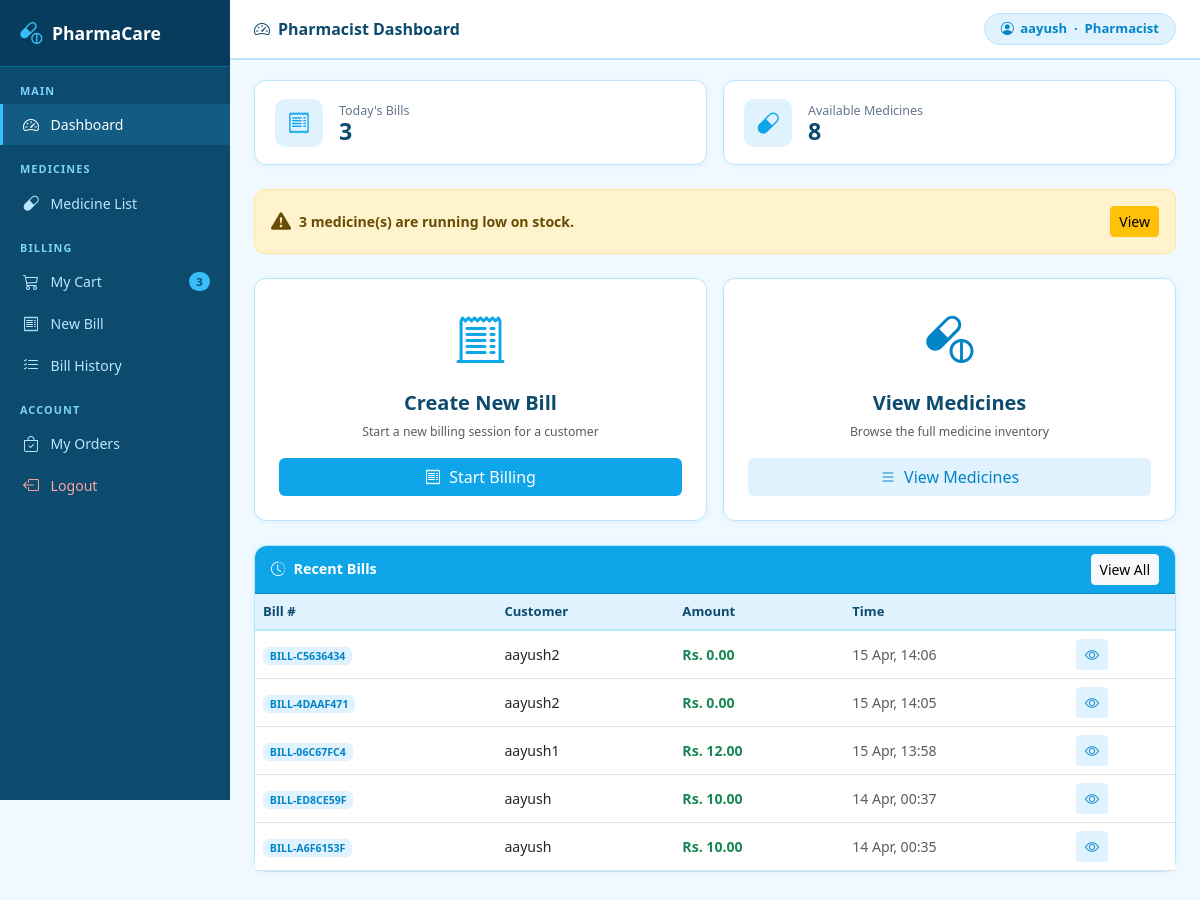
The app's page /dashboard/ (signed in) with its own data.
### pharmacy/models.py (models this page shows, shortened)
class User(AbstractUser):
    ROLE_CHOICES = [('admin','Admin'),('pharmacist','Pharmacist')]
    role = models.CharField(max_length=20, choices=ROLE_CHOICES, default='pharmacist')
    class Meta:
        app_label = 'pharmacy'

class Bill(models.Model):
    STATUS = [('pending','Pending'),('completed','Completed'),('cancelled','Cancelled')]
    bill_number    = models.CharField(max_length=20, unique=True)
    pharmacist     = models.ForeignKey(User, on_delete=models.SET_NULL, null=True)
    customer_name  = models.CharField(max_length=200, blank=True, default='Walk-in Customer')
    customer_phone = models.CharField(max_length=15, blank=True)
    total_amount   = models.DecimalField(max_digits=12, decimal_places=2, default=0)
    status         = models.CharField(max_length=20, choices=STATUS, default='completed')
    created_at     = models.DateTimeField(auto_now_add=True)
    notes          = models.TextField(blank=True)
    class Meta:
        app_label = 'pharmacy'

### pharmacy/views.py (the view)
# urls.py: path('dashboard/',views.dashboard,name='dashboard'),
@login_required
def dashboard(request):
    today             = date.today()
    total_medicines   = Medicine.objects.count()
    low_stock_meds    = Medicine.objects.filter(stock_quantity__lte=10)
    expired_count     = Medicine.objects.filter(expiry_date__lt=today).count()
    todays_bills      = Bill.objects.filter(created_at__date=today)
    todays_revenue    = todays_bills.aggregate(t=Sum('total_amount'))['t'] or 0
    todays_bill_count = todays_bills.count()
    total_revenue     = Bill.objects.aggregate(t=Sum('total_amount'))['t'] or 0
    recent_bills      = Bill.objects.order_by('-created_at')[:5]
    ctx = dict(
        total_medicines    = total_medicines,
        low_stock_count    = low_stock_meds.count(),
        low_stock_medicines= low_stock_meds[:5],
        expired_medicines  = expired_count,
        todays_revenue     = todays_revenue,
        todays_bill_count  = todays_bill_count,
        total_revenue      = total_revenue,
        recent_bills       = recent_bills,
    )
    if request.user.role == 'admin':
        ctx['total_users'] = User.objects.count()
        return render(request, 'pharmacy/dashboard_admin.html', ctx)
    return render(request, 'pharmacy/dashboard_pharmacist.html', ctx)

### templates/pharmacy/dashboard_pharmacist.html (shortened to what this page needs)
{% extends 'pharmacy/base.html' %}
{% block page_title %}<i class="bi bi-speedometer2 me-2"></i>Pharmacist Dashboard{% endblock %}
{% block content %}
<div class="row g-3 mb-4">
    <div class="col-sm-6">
        <div class="stat-card">
            <div class="stat-icon" style="background:#e0f2fe;">
                <i class="bi bi-receipt" style="color:#0ea5e9;"></i>
            </div>
            <div>
                <div class="stat-label">Today's Bills</div>
                <div class="stat-value">{{ todays_bill_count }}</div>
            </div>
        </div>
    </div>
    <div class="col-sm-6">
        <div class="stat-card">
            <div class="stat-icon" style="background:#e0f2fe;">
                <i class="bi bi-capsule" style="color:#0ea5e9;"></i>
            </div>
            <div>
                <div class="stat-label">Available Medicines</div>
                <div class="stat-value">{{ total_medicines }}</div>
            </div>
        </div>
    </div>
</div>
{% if low_stock_count > 0 %}
<div class="alert alert-warning d-flex align-items-center gap-2 mb-4">
    <i class="bi bi-exclamation-triangle-fill fs-5"></i>
    <strong>{{ low_stock_count }} medicine(s) are running low on stock.</strong>
    <a href="{% url 'medicine_list' %}" class="btn btn-sm btn-warning ms-auto">View</a>
</div>
{% endif %}
<div class="row g-3 mb-4">
    <div class="col-md-6">
        <div class="card text-center p-4 h-100">
            <i class="bi bi-receipt-cutoff mb-3"
               style="font-size:3rem; color:#0ea5e9;"></i>
            <h5 class="fw-bold" style="color:#0c4a6e;">Create New Bill</h5>
            <p class="text-muted small">Start a new billing session for a customer</p>
            <a href="{% url 'create_bill' %}"
               class="btn mt-auto text-white"
               style="background:#0ea5e9;">
                <i class="bi bi-receipt me-1"></i> Start Billing
            </a>
        </div>
    </div>
    <div class="col-md-6">
        <div class="card text-center p-4 h-100">
            <i class="bi bi-capsule-pill mb-3"
               style="font-size:3rem; color:#0284c7;"></i>
            <h5 class="fw-bold" style="color:#0c4a6e;">View Medicines</h5>
            <p class="text-muted small">Browse the full medicine inventory</p>
            <a href="{% url 'medicine_list' %}"
               class="btn mt-auto"
               style="background:#e0f2fe; color:#0284c7;">
                <i class="bi bi-list me-1"></i> View Medicines
            </a>
        </div>
    </div>
</div>
<div class="card">
    <div class="card-header d-flex align-items-center justify-content-between"
         style="background:#0ea5e9; color:#fff;">
        <span><i class="bi bi-clock-history me-2"></i>Recent Bills</span>
        <a href="{% url 'bill_list' %}" class="btn btn-sm btn-light">View All</a>
    </div>
    <div class="card-body p-0">
        {% if recent_bills %}
        <div class="table-responsive">
            <table class="table table-hover mb-0">
                <thead>
                    <tr>
                        <th>Bill #</th>
                        <th>Customer</th>
                        <th>Amount</th>
                        <th>Time</th>
                        <th></th>
                    </tr>
                </thead>
                <tbody>
                    {% for bill in recent_bills %}
                    <tr>
                        <td>
                            <span class="badge"
                                  style="background:#e0f2fe; color:#0284c7;">
                                {{ bill.bill_number }}
                            </span>
                        </td>
                        <td>{{ bill.customer_name }}</td>
                        <td class="fw-semibold text-success">Rs. {{ bill.total_amount }}</td>
                        <td class="text-muted small">
                            {{ bill.created_at|date:"d M, H:i" }}
                        </td>
                        <td>
                            <a href="{% url 'bill_invoice' bill.pk %}"
                               class="btn btn-sm"
                               style="background:#e0f2fe; color:#0284c7;">
                                <i class="bi bi-eye"></i>
                            </a>
                        </td>
                    </tr>
                    {% endfor %}
                </tbody>
            </table>
        </div>
        {% else %}
        <div class="text-center py-4 text-muted small">
            <i class="bi bi-inbox d-block fs-3 mb-1"></i>No bills yet today.
        </div>
        {% endif %}
    </div>
</div>
{% endblock %}

### templates/pharmacy/base.html (shortened to what this page needs)
<!DOCTYPE html>
<html lang="en">
<head>
    <link href="https://cdn.jsdelivr.net/npm/bootstrap@5.3.0/dist/css/bootstrap.min.css" rel="stylesheet">
    <link href="https://cdn.jsdelivr.net/npm/bootstrap-icons@1.11.0/font/bootstrap-icons.css" rel="stylesheet">
</head>
<body>
{% if user.is_authenticated %}
<div class="sidebar">
    <div class="sidebar-brand">
        <i class="bi bi-capsule-pill"></i>
        PharmaCare
    </div>
    <div class="nav-section">Main</div>
    <a href="{% url 'dashboard' %}"
       class="nav-link {% if request.resolver_match.url_name == 'dashboard' %}active{% endif %}">
        <i class="bi bi-speedometer2"></i> Dashboard
    </a>
    <div class="nav-section">Medicines</div>
    <a href="{% url 'medicine_list' %}"
       class="nav-link {% if 'medicine' in request.resolver_match.url_name %}active{% endif %}">
        <i class="bi bi-capsule"></i> Medicine List
    </a>
    <div class="nav-section">Billing</div>
    <a href="{% url 'cart' %}"
       class="nav-link {% if request.resolver_match.url_name == 'cart' %}active{% endif %}">
        <i class="bi bi-cart3"></i> My Cart
        {% with count=request.user.cartitem_set.count %}
        {% if count > 0 %}
        <span class="badge rounded-pill ms-auto"
              style="background:#38bdf8; color:#0c4a6e; font-size:0.7rem;">
            {{ count }}
        </span>
        {% endif %}
        {% endwith %}
    </a>
    <a href="{% url 'create_bill' %}"
       class="nav-link {% if request.resolver_match.url_name == 'create_bill' %}active{% endif %}">
        <i class="bi bi-receipt"></i> New Bill
    </a>
    <a href="{% url 'bill_list' %}"
       class="nav-link {% if request.resolver_match.url_name == 'bill_list' %}active{% endif %}">
        <i class="bi bi-list-check"></i> Bill History
    </a>
    <div class="nav-section">Account</div>
<a href="{% url 'my_orders' %}"
   class="nav-link {% if request.resolver_match.url_name == 'my_orders' %}active{% endif %}">
    <i class="bi bi-bag-check"></i> My Orders
</a>
<a href="{% url 'logout' %}" class="nav-link" style="color:#fca5a5;">
    <i class="bi bi-box-arrow-left"></i> Logout
</a>
</div>
<div class="topbar">
    <span class="topbar-title">
        {% block page_title %}Dashboard{% endblock %}
    </span>
    <div class="user-pill">
        <i class="bi bi-person-circle"></i>
        {{ user.username }} &nbsp;·&nbsp; {{ user.role|title }}
    </div>
</div>
<div class="main">
    {% block content %}{% endblock %}
</div>
{% else %}
    {% block auth_content %}{% endblock %}
{% endif %}
</body>
</html>

### templates/pharmacy/base.html (style rules this page uses)
:root { --sky: #0ea5e9; --sky-dark: #0284c7; --sky-light: #e0f2fe; --sky-mid: #bae6fd; --sidebar-w: 230px; --topbar-h: 60px; }
* { box-sizing: border-box; }
body { background: #f0f9ff; font-family: 'Segoe UI', sans-serif; font-size: 14px; }
.sidebar { position: fixed; top: 0; left: 0; width: var(--sidebar-w); height: 100vh; background: #0c4a6e; overflow-y: auto; z-index: 200; }
.sidebar-brand { background: #083c5c; padding: 1rem 1.25rem; display: flex; align-items: center; gap: 0.6rem; color: #fff; font-size: 1.1rem; font-weight: 700; border-bottom: 1px solid #0369a1; }
.sidebar-brand i { color: #38bdf8; font-size: 1.4rem; }
.nav-section { color: #7dd3fc; font-size: 0.68rem; font-weight: 600; text-transform: uppercase; letter-spacing: 0.1em; padding: 1rem 1.25rem 0.3rem; }
.sidebar .nav-link { color: #bae6fd; padding: 0.55rem 1.25rem; display: flex; align-items: center; gap: 0.6rem; font-size: 0.88rem; border-left: 3px solid transparent; transition: all 0.15s; }
.sidebar .nav-link:hover, .sidebar .nav-link.active { color: #fff; background: rgba(56,189,248,0.15); border-left-color: #38bdf8; }
.sidebar .nav-link i { font-size: 1rem; width: 18px; }
.topbar { position: fixed; top: 0; left: var(--sidebar-w); right: 0; height: var(--topbar-h); background: #fff; border-bottom: 2px solid var(--sky-mid); display: flex; align-items: center; justify-content: space-between; padding: 0 1.5rem; z-index: 100; }
.topbar-title { font-weight: 700; font-size: 1rem; color: #0c4a6e; }
.user-pill { background: var(--sky-light); color: var(--sky-dark); border: 1px solid var(--sky-mid); border-radius: 50px; padding: 0.3rem 1rem; font-size: 0.82rem; font-weight: 600; display: flex; align-items: center; gap: 0.4rem; }
.main { margin-left: var(--sidebar-w); padding-top: calc(var(--topbar-h) + 1.25rem); padding-left: 1.5rem; padding-right: 1.5rem; padding-bottom: 2rem; min-height: 100vh; }
.card { border: 1px solid var(--sky-mid); border-radius: 12px; box-shadow: 0 1px 6px rgba(14,165,233,0.08); }
.card-header { border-radius: 12px 12px 0 0 !important; font-weight: 600; font-size: 0.9rem; }
.stat-card { border-radius: 12px; border: 1px solid var(--sky-mid); background: #fff; padding: 1.1rem 1.25rem; display: flex; align-items: center; gap: 1rem; box-shadow: 0 1px 6px rgba(14,165,233,0.08); }
.stat-icon { width: 48px; height: 48px; border-radius: 10px; display: flex; align-items: center; justify-content: center; font-size: 1.4rem; flex-shrink: 0; }
.stat-label { font-size: 0.78rem; color: #64748b; }
.stat-value { font-size: 1.45rem; font-weight: 700; color: #0c4a6e; line-height: 1; }
.table thead th { background: var(--sky-light); color: #0c4a6e; font-weight: 600; font-size: 0.82rem; border-bottom: 2px solid var(--sky-mid); }
.table td { vertical-align: middle; font-size: 0.88rem; }
.alert { border-radius: 10px; font-size: 0.88rem; }

### records on screen
User: username "aayush", role "Pharmacist"
Bill: bill_number "BILL-C5636434", customer_name "aayush2", total_amount "0.00", created_at "15 Apr, 14:06"
Bill: bill_number "BILL-4DAAF471", customer_name "aayush2", total_amount "0.00", created_at "15 Apr, 14:05"
Bill: bill_number "BILL-06C67FC4", customer_name "aayush1", total_amount "12.00", created_at "15 Apr, 13:58"
Bill: bill_number "BILL-ED8CE59F", customer_name "aayush", total_amount "10.00", created_at "14 Apr, 00:37"
Bill: bill_number "BILL-A6F6153F", customer_name "aayush", total_amount "10.00", created_at "14 Apr, 00:35"

### other values on screen
{{ count }} "3"
{{ todays_bill_count }} "3"
{{ total_medicines }} "8"
{{ low_stock_count }} "3"
